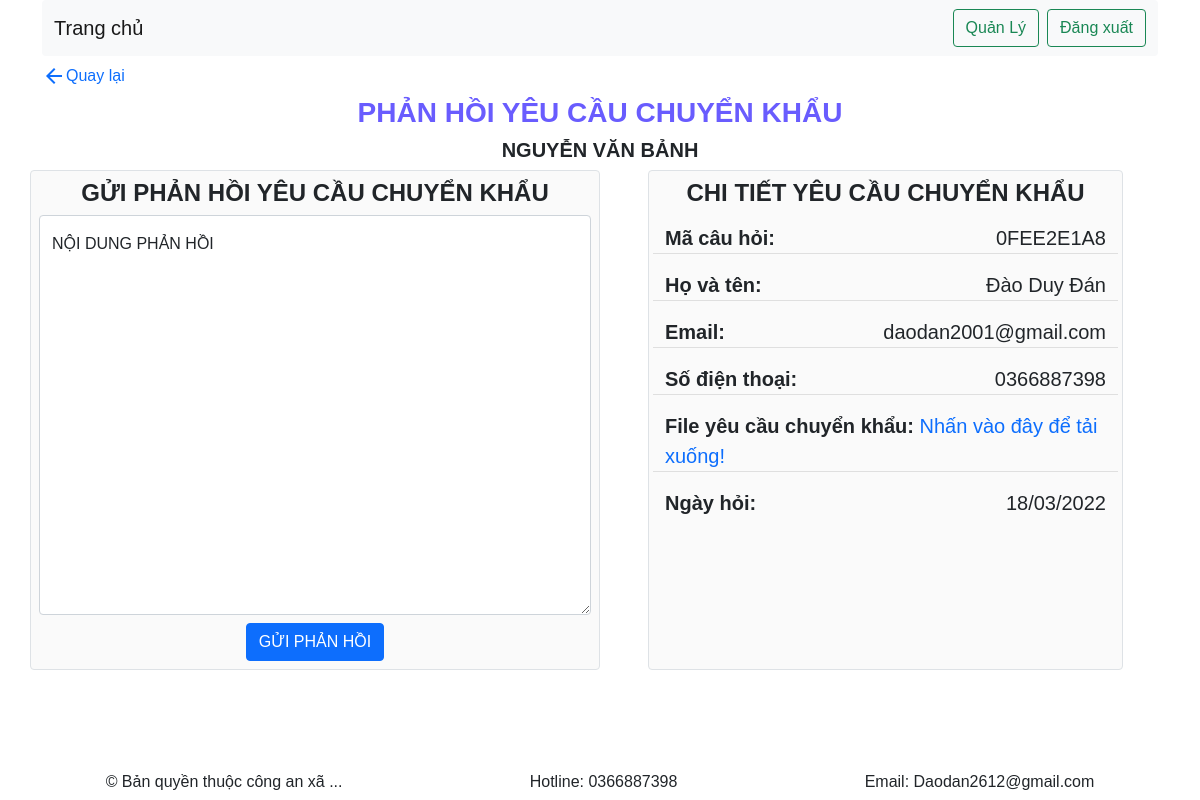
The app's page /index.php?controller=PhanHoi&action=phanhoichuyenkhau&machuyenkhau=0FEE2E1A8 (signed in) with its own data.
### tables this page shows
CREATE TABLE `taikhoan` (
  `ma_taikhoan` int(10) UNSIGNED NOT NULL,
  `taikhoan` varchar(20) NOT NULL,
  `matkhau` varchar(100) NOT NULL,
  `hoten` varchar(30) NOT NULL,
  `chucvu` varchar(100) NOT NULL,
  `conlamviec` tinyint(1) NOT NULL,
  `ngaykhoitao` timestamp NOT NULL DEFAULT current_timestamp() ON UPDATE current_timestamp(),
  `capbac` int(11) NOT NULL
);

CREATE TABLE `cauhoi` (
  `ma_cauhoi` varchar(9) NOT NULL,
  `hoten` varchar(40) NOT NULL,
  `email` varchar(30) NOT NULL,
  `sdt` varchar(15) NOT NULL,
  `lydo` varchar(1000) NOT NULL,
  `ngayhoi` date NOT NULL,
  `trangthai` int(1) NOT NULL,
  `loaicauhoi` int(11) NOT NULL
);

### controllers/PhanHoiController.php (called while the page is built, shortened)
<?php
require_once 'models/Model.php';
if (isset($_SESSION['LoginOK'])) {
    class PhanHoiController
    {
?>
<?php
        function phanhoichuyenkhau()
        {
            $m = new Model();
            $mang = explode('.', $_SESSION['LoginOK']);
            $sql = "Select* from taikhoan where taikhoan = '{$mang[1]}'";
            $connection = mysqli_connect('localhost', 'root', '', 'db_qlnk');
            $tmp = mysqli_query($connection, $sql);
            $conganxa = mysqli_fetch_assoc($tmp);
            if (isset($_GET['machuyenkhau'])) {
                $ma_cauhoi = $_GET['machuyenkhau'];
                $cauHoi = $m->getONE($ma_cauhoi, 'ma_cauhoi', 'cauhoi');
                $hoten = $cauHoi['hoten'];
                $email = $cauHoi['email'];
                $sdt = $cauHoi['sdt'];
                $lydo = $cauHoi['lydo'];
                $link = "uploads/" . $lydo;
                $ngayhoi = $cauHoi['ngayhoi'];
            }
            require_once("views/PhanHoi/phanHoiChuyenKhau.php");
        }
    }
} else {
    header("location: index.php");
}
?>

### index.php (called while the page is built, shortened)
<?php
    $action     = isset($_GET['action']) ? $_GET['action'] : 'index';
    $object = new $classController();
    $object->$action();
?>

### models/Model.php (called while the page is built, shortened)
<?php
class Model{
    public function connectDb() {
        $connection = mysqli_connect('localhost', 'root', '', 'db_qlnk');
        return $connection;
    }
    function getONE($code, $type, $table){
        $conn = $this->connectDb();
        $querySelect = "SELECT * FROM ".$table." WHERE ".$type."='{$code}'";
        $resultService = mysqli_query($conn, $querySelect);
        if(mysqli_num_rows($resultService)>0){
            $bds = mysqli_fetch_all($resultService, MYSQLI_ASSOC);
            $SEDArr = $bds[0];
            return $SEDArr;
        }else{
            return false;
        }
    }
    function getDate($date){
        if($date!=''){
            $string = explode("-", $date);
            return $string[2].'/'.$string[1].'/'.$string[0];
        }else{
            return '';
        }
    }
}
?>

### views/PhanHoi/phanHoiChuyenKhau.php (the view, shortened to what this page needs)
<?php
if (isset($_SESSION['LoginOK'])) {
    require_once("views/partials-front/header.php");
?>
<head>
</head>
    <main>
        <div class="container">
            <div class="mt-2 mb-2">
                <a href="index.php?controller=PhanHoi&action=homthu" class="text-decoration-none d-flex align-items-center"><span class="material-icons">
                    </span> <span>Quay lại</span> </a>
            </div>
            <h3 class="text-uppercase text-center">PHẢN HỒI YÊU CẦU CHUYỂN KHẨU</h3>
            <h5 class="text-uppercase text-center"><?php echo $conganxa['hoten'] ?></h5>
            <div class="row">
                <div class="col-md-6 p-2 me-5 border rounded background-fff">
                    <h4 class="text-uppercase text-center">Gửi phản hồi yêu cầu chuyển khẩu</h4>
                    <form action="" method="POST">
                        <div class="form-floating">
                            <textarea class="form-control" name="noiDungPhanHoi" placeholder="Leave a comment here" id="floatingTextarea" style="height: 400px;" required></textarea>
                            <label for="floatingTextarea">NỘI DUNG PHẢN HỒI</label>
                        </div>
                        <div class="col-md mt-2 d-flex justify-content-center">
                            <button type="submit" name="btnSubmitCK" class="btn btn-primary">GỬI PHẢN HỒI</button>
                        </div>
                    </form>
                </div>
                <div class="col-md-5 p-2 border rounded background-fff">
                    <h4 class="text-uppercase text-center">Chi tiết yêu cầu chuyển khẩu</h4>
                    <div class="row p-2">
                        <div class="col-md-12 chitet d-flex justify-content-between mb-3">
                            <span class="fw-bold fs-5">Mã câu hỏi: </span><span class="fs-5"><?php echo isset($ma_cauhoi) ? $ma_cauhoi : '' ?></span>
                        </div>
                        <div class="col-md-12 d-flex chitet justify-content-between mb-3">
                            <span class="fw-bold fs-5">Họ và tên: </span><span class="fs-5"><?php echo isset($hoten) ? $hoten : '' ?></span>
                        </div>
                        <div class="col-md-12 d-flex chitet justify-content-between mb-3">
                            <span class="fw-bold fs-5">Email: </span><span class="fs-5"><?php echo isset($email) ? $email : '' ?></span>
                        </div>
                        <div class="col-md-12 d-flex chitet justify-content-between mb-3">
                            <span class="fw-bold fs-5">Số điện thoại: </span><span class="fs-5"><?php echo isset($sdt) ? $sdt : '' ?></span>
                        </div>
                        <div class="col-md-12 chitet mb-3">
                            <span class="fw-bold fs-5">File yêu cầu chuyển khẩu: </span><a class="text-decoration-none fs-5" href="<?php echo $link ?>">Nhấn vào đây để tải xuống!</a>
                        </div>
                        <div class="col-md-12 d-flex justify-content-between mb-3">
                            <span class="fw-bold fs-5">Ngày hỏi: </span><span class="fs-5"><?php echo isset($ngayhoi) ? $m->getDate($ngayhoi) : '' ?></span>
                        </div>
                    </div>
                </div>
            </div>
        </div>
    </main>
<?php
    require_once("views/partials-front/footer.php");
} else {
    header("location: index.php");
}
?>

### style/style.css (style rules this page uses)
html { font-family: Arial, Helvetica, sans-serif; }
h1,h2,h3,h4,h5,h6 { font-family: Arial, Helvetica, sans-serif; font-weight: 600; }
.background-fff { background-color: #fafafa; }

### style/stylesidebar.css (style rules this page uses)
* { margin: 0; padding: 0; box-sizing: border-box; font-family: 'Arial', sans-serif; }
:root { --body-color: #fff; --sidebar-color: #fafafa; --primary-color: #695CFE; --primary-color-light: #F6F5FF; --toggle-color: #DDD; --text-color: #707070; --tran-03: all 0.2s ease; --tran-03: all 0.3s ease; --tran-04: all 0.3s ease; --tran-05: all 0.3s ease; }
body { background-color: var(--body-color); transition: var(--tran-05); }
h3 { color: var(--primary-color); }
.chitet { border-bottom: 0.1px solid #dfdfdf; }

### records on screen
taikhoan: hoten "NGUYỄN VĂN BẢNH"
cauhoi: hoten "Đào Duy Đán", email "daodan2001@gmail.com", sdt "0366887398", ngayhoi "18/03/2022"

### other values on screen
$ma_cauhoi "0FEE2E1A8"
